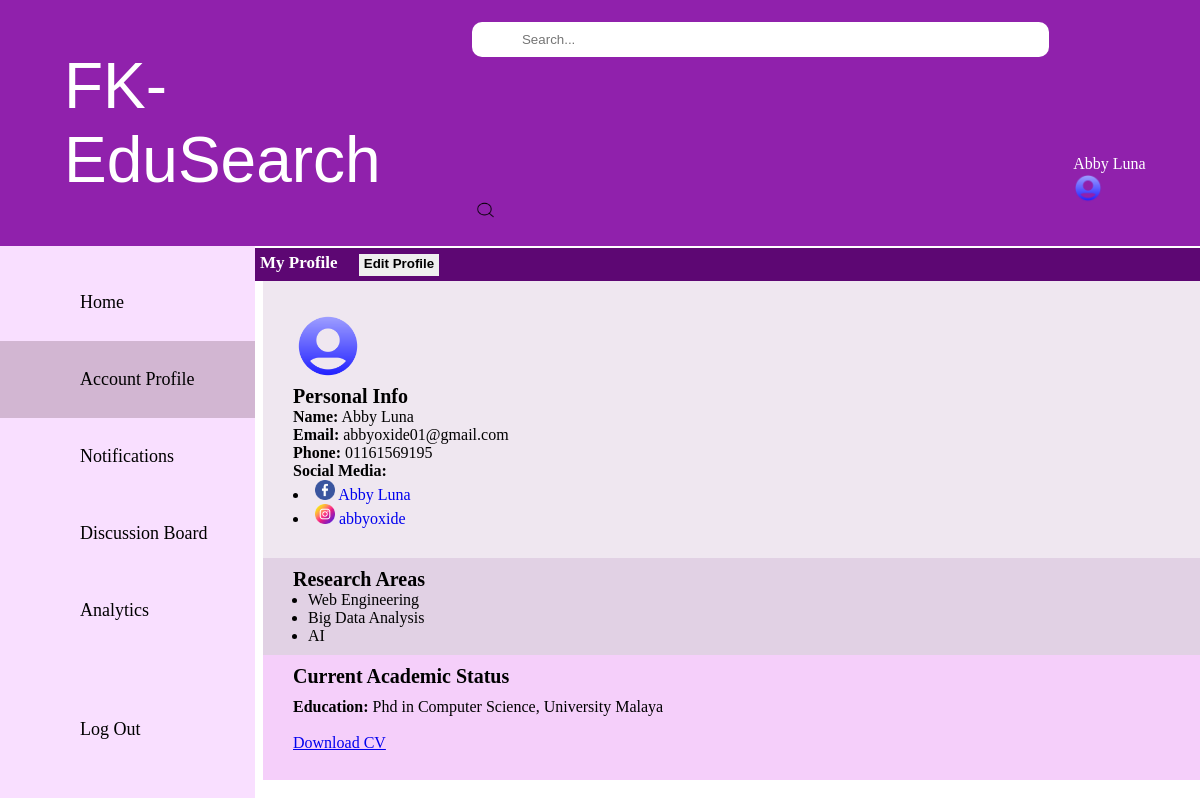
/module3/account.php (signed in), run on the app's committed database.
### tables this page shows
CREATE TABLE `expert` (
  `Expert_ID` int(11) NOT NULL,
  `expert_password` varchar(20) NOT NULL,
  `expert_name` varchar(30) NOT NULL,
  `expert_email` varchar(30) NOT NULL,
  `expert_phoneNum` varchar(20) NOT NULL,
  `expert_status` varchar(10) NOT NULL,
  `expert_researchArea1` varchar(50) NOT NULL,
  `expert_researchArea2` varchar(100) NOT NULL,
  `expert_researchArea3` varchar(100) NOT NULL,
  `expert_academicStatus` varchar(50) NOT NULL,
  `expert_socialAcc1` varchar(50) DEFAULT NULL,
  `expert_socialAcc2` varchar(20) DEFAULT NULL,
  `expert_CV` blob NOT NULL,
  `Admin_ID` int(11) NOT NULL
);

### module3/account.php (the view, shortened to what this page needs)
<?php
include("./link/dbconnection.php");
$expertid = 1;
$sql = "SELECT pl.*, e.expert_name FROM publication_list AS pl JOIN expert AS e ON pl.Expert_ID = e.Expert_ID WHERE pl.Expert_ID = $expertid";
$result = $conn->query($sql);
$row = mysqli_fetch_assoc($result);
$expert_name = $row['expert_name'];
?>
<!DOCTYPE html>
<html>
<head>
    <link rel="stylesheet" href="https://use.fontawesome.com/releases/v5.0.7/css/all.css">
    <link rel="stylesheet" href="https://cdn.jsdelivr.net/npm/bootstrap@5.3.0/dist/js/bootstrap.bundle.min.js">
    <link rel="stylesheet" href="style/account.css">
</head>
<body>
    <div style="height:fit-content;width: 100%;display: flex;align-items: center;justify-content: space-between;padding: 22px 14px;background-color:#9021AC">
        <a id="FK-EduSearch" class="FK Edu-Search">FK-EduSearch</a>
        <div>
            <input style="color:#5D0773;padding-left:50px;padding-top:10px;margin-bottom:12px;margin-left:1px;border:none;" type="search" placeholder="Search..." />
            <img style=" margin-right:10px ;padding-top:3px;margin-left:3px ;margin-top:128px;margin: bottom 1px;width:23px;height:23px" src="image/search.png" alt="search cant function">
        </div>
        <div>
            <p style="margin-right:10px ;margin-left:3px ;margin-top:125px;margin-bottom:10px;"><?php echo $expert_name; ?> <img style="width:30px;height:auto;" src="image/woman.png" alt="profile picture"></p>
        </div>
    </div>
    <nav style=" background-color:#F9DFFF;display: flex;flex-direction: column;justify-content: space-between;height: 100%;width: 255px;padding-top:18px;padding-bottom: 30px;">
        <ul style="text-align: center; font-family: 'PT-serif', serif; font-size: 18px;">
            <li><a class="nav-link" href="home.php">Home</a></li>
            <li><a class="nav-link active" href="account.php">Account Profile</a></li>
            <li><a class="nav-link  " href="notification.php">Notifications</a></li>
            <li><a class="nav-link" href="publication.php">Discussion Board</a></li>
            <li><a class="nav-link" href="calTotal.php">Analytics</a></li>
            <br><br>
            <li><a class="nav-link" href="../module1/logout.php">Log Out</a></li>
        </ul>
    </nav>
    <?php
    $sql = "SELECT * FROM expert";
    $result = $conn->query($sql);
    while ($row = mysqli_fetch_assoc($result)) {
        $Expert_ID = $row['Expert_ID'];
        $expert_name = $row['expert_name'];
        $expert_email = $row['expert_email'];
        $expert_phoneNum = $row['expert_phoneNum'];
        $expert_researchArea1 = $row['expert_researchArea1'];
        $expert_researchArea2 = $row['expert_researchArea2'];
        $expert_researchArea3 = $row['expert_researchArea3'];
        $expert_academicStatus = $row['expert_academicStatus'];
        $expert_socialAcc1 = $row['expert_socialAcc1'];
        $expert_socialAcc2 = $row['expert_socialAcc2'];
    } ?>
    <div style="margin-top:-550px;padding:5px 5px 5px 5px ;margin-left:255px;font-size:17px;color:white ;background-color:#5D0773;">
        <b>My Profile</b> &nbsp;&nbsp;&nbsp;
        <button style="border:0;padding:2px 5px 5px 5px;"><b><a style="text-decoration:none;color:black;" href="editProfile.php?expert_id=<?php echo $Expert_ID; ?>">Edit Profile</a></b></button>
    </div>
    <div class="form-container" style="color:black;">
        <div style="margin-left:260px;">
            <div>
                <div style="margin-left:3px;">
                    <span>
                        <div style=" flex: 1;padding: 30px;margin-left:0px;background-color:#EFE7F0;">
                            <img src="image/woman.png" alt="" style="width: 70px;">
                            <h2 style="font-size: 20px;">Personal Info</h2>
                            <p><strong>Name:</strong> <?php echo $expert_name; ?></p>
                            <p><strong>Email:</strong> <?php echo $expert_email; ?></p>
                            <p><strong>Phone:</strong> <?php echo $expert_phoneNum; ?></p>
                            <p><strong>Social Media:</strong>
                                <li><img class="image" src="image/facebook.png" alt="fb"> <span id="facebook"><a style="text-decoration:none" href="https://www.facebook.com/login/"><?php echo $expert_socialAcc1; ?></a></span></li>
                                <li><img class="image" src="image/instagram.png" alt="ig"> <span id="instagram"><a style="text-decoration:none" href="https://www.instagram.com/"><?php echo $expert_socialAcc2; ?></a></span></li>
                            </p>
                        </div>
                        <div style=" flex: 1;padding: 10px; background-color:#E1D1E4;">
                            <h2 style="font-size: 20px;margin-left: 20px;">Research Areas</h2>
                            <ul style="list-style-type: disc;margin-left:35px;">
                                <li><?php echo $expert_researchArea1; ?></li>
                                <li><?php echo $expert_researchArea2; ?></li>
                                <li><?php echo $expert_researchArea3; ?></li>
                            </ul>
                        </div>
                        <div style=" flex: 1;padding: 10px;background-color:#F5CFFA;">
                            <h2 style="font-size: 20px;margin-bottom: 10px;margin-left:20px;">Current Academic Status</h2>
                            <p style="margin-left:20px;"><strong>Education:</strong> <?php echo $expert_academicStatus; ?></p>
                            <br>
                            <p style="margin-left:20px;"><a href="CV/CV.pdf">Download CV</a></p>
                            <br>
                        </div>
                    </span>
                </div>
            </div>
        </div>
    </div>
</body>
</html>

### module3/style/account.css (style rules this page uses)
* { margin: 0; padding: 0; box-sizing: border-box; }
body { min-height: 100vh; width: 100vw; color: white; font-family: 'PT-serif', serif; }
#FK-EduSearch { font: 4rem 'Poppins', sans-serif; margin-left: 50px; }
input[type=search] { padding: 10px 350px; border-radius: 10px; }
.nav-link { display: inline-block; width: 100%; padding-top: 28px; padding-bottom: 28px; padding-left: 80px; color: black; text-decoration: none; text-align: left; }
.active, .nav-link:hover { height: fit-content; color: black; background-color: #D2B6D2; }
ul { list-style-type: none; }
.image { width: 20px; height: auto; }

### data on the page
expert: expert_name "Abby Luna", expert_email "abbyoxide01@gmail.com", expert_phoneNum "01161569195", expert_socialAcc1 "Abby Luna", expert_socialAcc2 "abbyoxide", expert_researchArea1 "Web Engineering", expert_researchArea2 "Big Data Analysis", expert_researchArea3 "AI", expert_academicStatus "Phd in Computer Science, University Malaya"
